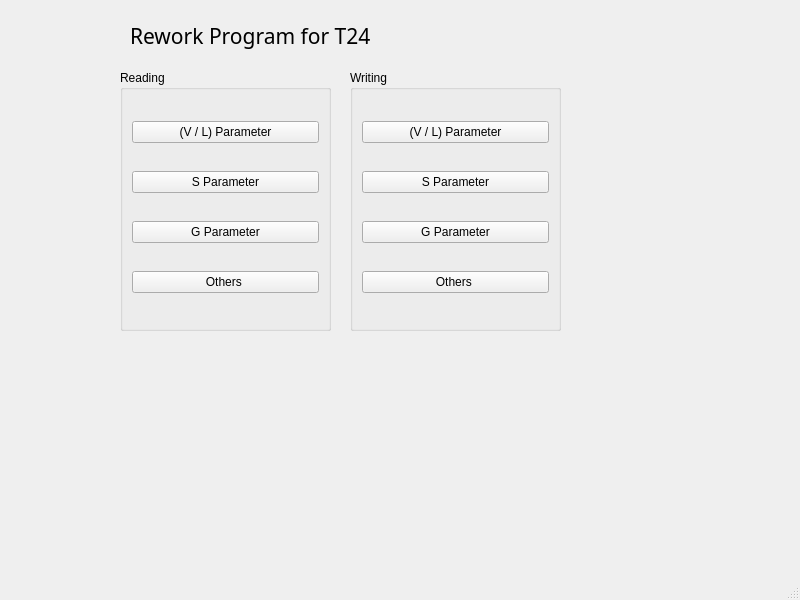
<?xml version="1.0" encoding="UTF-8"?>
<ui version="4.0">
 <class>MainWindow</class>
 <widget class="QMainWindow" name="MainWindow">
  <property name="geometry">
   <rect>
    <x>0</x>
    <y>0</y>
    <width>800</width>
    <height>600</height>
   </rect>
  </property>
  <property name="windowTitle">
   <string>MainWindow</string>
  </property>
  <widget class="QWidget" name="centralwidget">
   <widget class="QGroupBox" name="groupBox">
    <property name="geometry">
     <rect>
      <x>120</x>
      <y>70</y>
      <width>211</width>
      <height>261</height>
     </rect>
    </property>
    <property name="title">
     <string>Reading </string>
    </property>
    <layout class="QVBoxLayout" name="verticalLayout">
     <item>
      <widget class="QPushButton" name="read_1_button">
       <property name="text">
        <string>(V / L) Parameter</string>
       </property>
      </widget>
     </item>
     <item>
      <widget class="QPushButton" name="pushButton_2">
       <property name="text">
        <string>S Parameter</string>
       </property>
      </widget>
     </item>
     <item>
      <widget class="QPushButton" name="pushButton_3">
       <property name="text">
        <string>G Parameter</string>
       </property>
      </widget>
     </item>
     <item>
      <widget class="QPushButton" name="pushButton_4">
       <property name="text">
        <string>Others </string>
       </property>
      </widget>
     </item>
    </layout>
   </widget>
   <widget class="QGroupBox" name="groupBox_2">
    <property name="geometry">
     <rect>
      <x>350</x>
      <y>70</y>
      <width>211</width>
      <height>261</height>
     </rect>
    </property>
    <property name="title">
     <string>Writing</string>
    </property>
    <layout class="QVBoxLayout" name="verticalLayout_2">
     <item>
      <widget class="QPushButton" name="write_1_button">
       <property name="text">
        <string>(V / L) Parameter</string>
       </property>
      </widget>
     </item>
     <item>
      <widget class="QPushButton" name="pushButton_6">
       <property name="text">
        <string>S Parameter</string>
       </property>
      </widget>
     </item>
     <item>
      <widget class="QPushButton" name="pushButton_7">
       <property name="text">
        <string>G Parameter</string>
       </property>
      </widget>
     </item>
     <item>
      <widget class="QPushButton" name="pushButton_8">
       <property name="text">
        <string>Others </string>
       </property>
      </widget>
     </item>
    </layout>
   </widget>
   <widget class="QLabel" name="label">
    <property name="geometry">
     <rect>
      <x>130</x>
      <y>20</y>
      <width>371</width>
      <height>31</height>
     </rect>
    </property>
    <property name="font">
     <font>
      <family>궁서</family>
      <pointsize>16</pointsize>
      <weight>50</weight>
      <bold>false</bold>
     </font>
    </property>
    <property name="text">
     <string>Rework Program for T24</string>
    </property>
   </widget>
  </widget>
  <widget class="QStatusBar" name="statusbar"/>
 </widget>
 <resources/>
 <connections/>
</ui>
